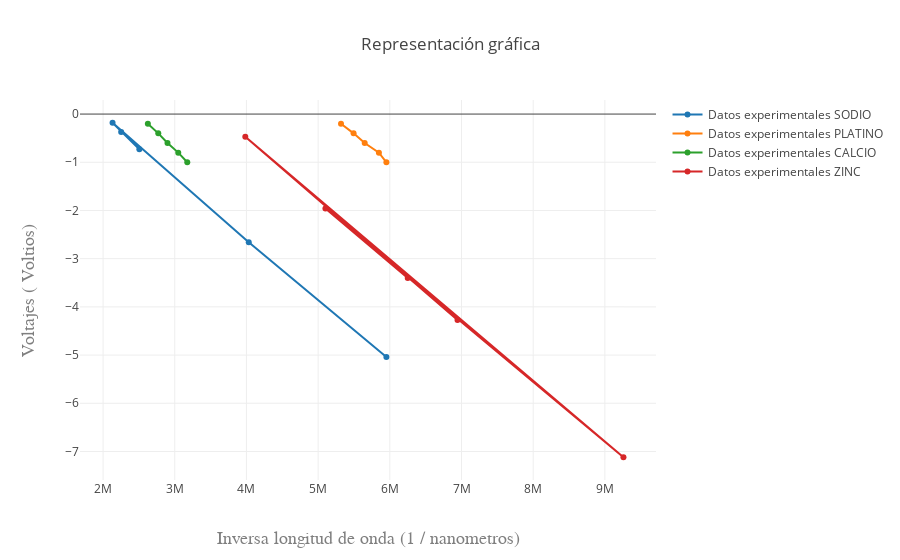

Here is the notebook cell this chart was saved with:
### Code cell
function Plotly(data, layout, $$) {
    $$ = $$ || global.$$;
    $$.mime({ "application/vnd.plotly.v1+json": { data: data, layout: layout } });
}

//voltajes_de_frenado_calculados = inversa_de_longitudes_de_onda.map(inversa_lambda => inversa_lambda * m + b);

datos = [
  { x: inversa_de_longitudes_de_onda_sodio, y: voltajes_medidos_sodio, name: 'Datos experimentales SODIO' }, 
  { x: inversa_de_longitudes_de_onda_platino, y: voltajes_medidos_platino, name: 'Datos experimentales PLATINO' },
    { x: inversa_de_longitudes_de_onda_calcio, y: voltajes_medidos_calcio, name: 'Datos experimentales CALCIO' },
     { x: inversa_de_longitudes_de_onda_zinc, y: voltajes_medidos_zinc, name: 'Datos experimentales ZINC' }
  
  
];


var layout = {
  title: 'Representación gráfica',
  xaxis: { title: 'Inversa longitud de onda (1 / nanometros) ',
    titlefont: { family: 'Courier New, monospace', size: 18, color: '#7f7f7f' }
  },
  yaxis: {
    title: 'Voltajes ( Voltios) ', titlefont: {
      family: 'Courier New, monospace', size: 18, color: '#7f7f7f' }
  }
};
Plotly(datos, layout);

### Figure 1 — Plotly figure (JSON) as saved in the notebook; plotly's stock layout.template omitted (floating-point values rounded to 4 significant figures)
{"data": [{"x": [2506000.0, 2252000.0, 2132000.0, 4032000.0, 5952000.0], "y": [-0.73, -0.37, -0.18, -2.66, -5.04], "name": "Datos experimentales SODIO"}, {"x": [5319000.0, 5495000.0, 5650000.0, 5848000.0, 5952000.0], "y": [-0.2, -0.4, -0.6, -0.8, -1], "name": "Datos experimentales PLATINO"}, {"x": [2625000.0, 2770000.0, 2899000.0, 3049000.0, 3175000.0], "y": [-0.2, -0.4, -0.6, -0.8, -1], "name": "Datos experimentales CALCIO"}, {"x": [6944000.0, 3984000.0, 9259000.0, 5102000.0, 6250000], "y": [-4.27, -0.47, -7.12, -1.96, -3.4], "name": "Datos experimentales ZINC"}], "layout": {"title": "Representación gráfica", "xaxis": {"title": "Inversa longitud de onda (1 / nanometros) ", "titlefont": {"family": "Courier New, monospace", "size": 18, "color": "#7f7f7f"}}, "yaxis": {"title": "Voltajes ( Voltios) ", "titlefont": {"family": "Courier New, monospace", "size": 18, "color": "#7f7f7f"}}}}
